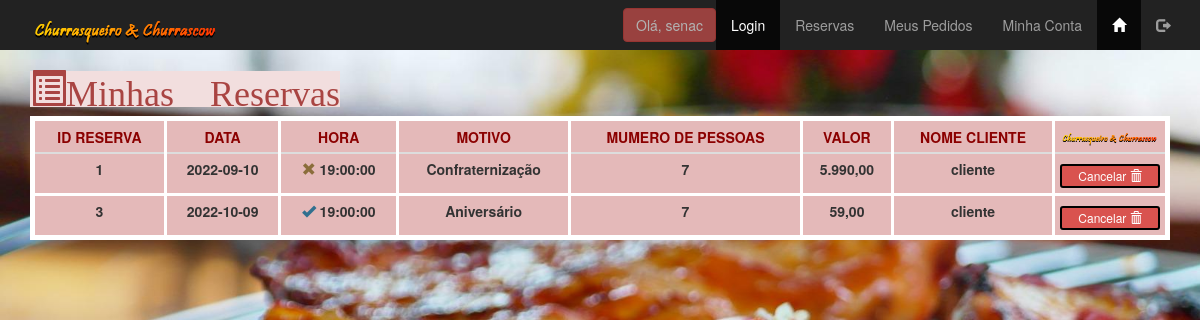
The page /client/minha_reserva.php (signed in) on the database its author committed.
### tables this page shows
create table tbreserva(
id_reserva int(11) primary key auto_increment not null,
id_cliente_reserva int(11) not null,
data_reserva date not null,
hora_reserva time not null,
numero_mesa_reserva int (11) not null,
numero_pessoas_reserva int (11) not null,
motivo_reserva varchar(100) null,
motivo_recusa varchar(100) null,
valor_reserva decimal(10,2) not null,
status_reserva varchar(20) null

);

create table tbcliente(
id_cliente int(11) primary key auto_increment not null,
nome_cliente varchar(60) not null,
cpf_cliente varchar(11) not null unique,
email_cliente varchar(32) not null unique,
senha_cliente varchar(8) not null
);

### client/minha_reserva.php (the view, shortened to what this page needs)
<?php
include('../conexoes/conexao.php');
$consulta = "select r.id_reserva,
r.data_reserva,
r.hora_reserva,
r.motivo_reserva,
r.numero_pessoas_reserva,
r.valor_reserva,
r.status_reserva,
c.nome_cliente
from tbreserva r
INNER JOIN tbcliente c on r.id_cliente_reserva = c.id_cliente";
$lista = $conexao->query($consulta);
$linha = $lista->fetch_assoc();
?>
<!DOCTYPE html>
<html lang="pt_br">
<head>
    <link href="../css/bootstrap.min.css" rel="stylesheet" type="text/css">
    <link href="../css/meu_estilo.css" rel="stylesheet" type="text/css">
</head>
<body class="fundofixo">
    <?php include('menu_cliente.php'); ?>
    <main class="container">
        <h1 class="breadcrump alert-danger glyphicon glyphicon-list-alt">Minhas Reservas</h1>
        <table class="table table-condensed table-hover tbopacidade" style="background-color: #e4b9b9;">
            <thead>
                <th>ID RESERVA</th>
                <th>DATA</th>
                <th>HORA</th>
                <th>MOTIVO</th>
                <th>MUMERO DE PESSOAS</th>
                <th>VALOR</th>
                <th>NOME CLIENTE</th>
                <th class="largButton">
                    <img src="../images/logochurrascopequeno.png" alt="" class="largButton">
                </th>
            </thead>
            <tboby>
                <?php do { ?>
                    <tr>
                        <td><?php echo $linha['id_reserva']; ?></td>
                        <td>
                            <span class="hidden-xs"><?php echo $linha['data_reserva'];?></span>
                        </td>
                        <td>
                            <?php
                            if ($linha['status_reserva'] == "Negado" || $linha['status_reserva'] == null) {
                                echo ("<span class='glyphicon glyphicon-remove text-warning aria-hidden='true'></span>");
                            } else{
                                echo ("<span class='glyphicon glyphicon-ok text-info aria-hidden='true'></span>");
                            }
                            ?>
                            <?php echo $linha['hora_reserva']; ?>
                        </td>
                        <td><?php echo $linha['motivo_reserva']; ?></td>
                        <td><?php echo $linha['numero_pessoas_reserva']; ?></td>
                        <td><?php echo number_format($linha['valor_reserva'], 2, ',', '.'); ?></td>
                        <td><?php echo $linha['nome_cliente']; ?></td>
                        <td>
                            <button class="btn btn-danger largButton btn-xs delete"
                            role="button"
                            data-nome="<?php echo $linha['data_reserva'];?>"
                            data-id="<?php echo $linha['status_reserva'];?>">
                            <span class="hidden-xs">Cancelar</span>
                            <span class="glyphicon glyphicon-trash" aria-hidden="true"></span>
                            </button>
                        </td>
                    </tr>
                <?php } while ($linha = $lista->fetch_assoc()); ?>
            </tboby>
        </table>
    </main>
</body>
</html>

### css/meu_estilo.css (style rules this page uses)
.fundofixo { background: url(../images/churrasco.jpg) no-repeat fixed; -webkit-background-size: cover ; background-size: cover; }
.table { border: 5px solid #fff; }
.table th { border: 3px solid #fff; text-align: center; color: darkred; }
.table td { border: 3px solid #fff; align-items: center; text-align: center; font-weight:bold; }
.table td .largButton { border: 2px solid #000; margin-top: 5px; }
.largButton { width: 100px; }

### rows shown on the page
tbreserva: id_reserva "1", data_reserva "2022-09-10", status_reserva "Negado" (drawn), hora_reserva "19:00:00", motivo_reserva "Confraternização", numero_pessoas_reserva "7", valor_reserva "5.990,00", id_cliente_reserva.nome_cliente "cliente"
tbreserva: id_reserva "3", data_reserva "2022-10-09", status_reserva "Aprovado" (drawn), hora_reserva "19:00:00", motivo_reserva "Aniversário", numero_pessoas_reserva "7", valor_reserva "59,00", id_cliente_reserva.nome_cliente "cliente"

### other values the page prints
$_SESSION['login_usuario'] "senac"
